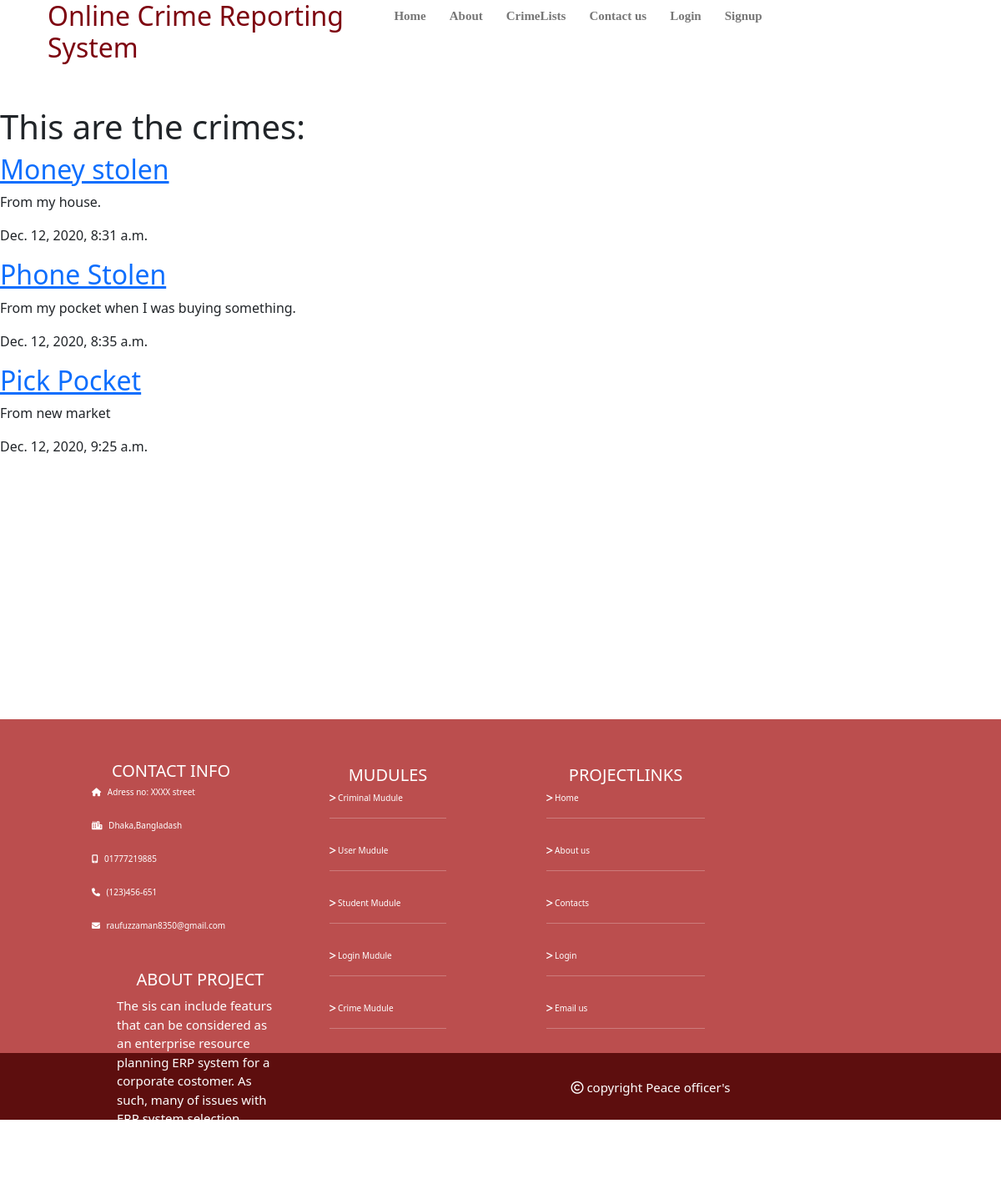
Page /crimelist on the committed database.
### CrimeReportingSystem/models.py (models this page shows, shortened)
class Crimelist (models.Model):
    crimename = models.CharField(max_length=200)
    cdes = models.TextField()
    date = models.DateTimeField(auto_now_add=True)
    creator = models.ForeignKey(User, default=None , on_delete=models.CASCADE)

### CrimeReportingSystem/views.py (the view)
# urls.py: path('crimelist', views.Crimes, name='crimelist'),
def Crimes(request):
    cl = Crimelist.objects.all().order_by('date')
    return render(request, 'CrimeReportingSystem/crimelist.html', {'cl': cl})

### CrimeReportingSystem/templates/CrimeReportingSystem/crimelist.html (shortened to what this page needs)
{% load static %}
<link href="https://cdn.jsdelivr.net/npm/bootstrap@5.0.0-beta1/dist/css/bootstrap.min.css" rel="stylesheet">
<html>
	<head>
		<link rel="stylesheet"  href="{%  static  'css/style.css'  %}">
	</head>
	<body>
		<header class="header" >
			<div class= "container">
				<div class="name" >
				<h2 id="topname">Online Crime Reporting System</h2>
				</div>
				<div class="nav">
					<ul class="navitem">
						<li> <a href="/homepage">Home </a> </li>
						<li> <a href="About.html">About</a> </li>
						<li> <a href="/crimelist">CrimeLists</a> </li>
						<li><a href="#"> Contact us</a> </li>
						{% if user.is_authenticated %}
						<li>
							<form class="logout-link" action="/logout" method="post">
								{% csrf_token %}
								<button type="submit">Logout</button>
							</form>
						</li>
						<li><a href="/add" class="highlight">AddCrime</a> </li>
						{% else %}
						<li><a href="/login">Login</a> </li>
						<li> <a href="/signup">Signup</a> </li>
						{% endif %}
					</ul>
				</div>
			</div>
			<br>
			<br>
			<h1>This are the crimes:</h1>
			<div class="crimes">
				{% for crime in cl %}
				<div class="crime">
					<h2><a href="#">{{ crime.crimename }}</a></h2>
					<p>{{ crime.cdes }}</p>
					<p>{{ crime.date }}</p>
				</div>
				{% endfor %}
			</div>
			<br>
			</header>
		<section>
<br>
			<br>
			<br>
<br>
<br>
<br>
<br>
<br>
<br>
<br>
<br>
<br>
<br>
			<br>
			<br>
			<br>
			<br>
			<br>
			<br>
			<br>
			<br>
			<br>
			<br>
		</section>
	<section style= "background-color:#bb4e4e" >
			<div class="section3container">
					<div class="contactinfo">
					<h2> Contact info </h2>
				<i class="fas fa-home"></i><span> Adress no: XXXX street</Span> <br><br><br>
				<i class="fas fa-city"></i><span> Dhaka,Bangladash</Span> <br><br><br>
				<i class="fas fa-mobile-alt"></i><span> 01777219885</Span> <br><br><br>
				<i class="fas fa-phone"></i><span> (123)456-651</Span><br><br><br>
				<i class="fas fa-envelope"></i><span> raufuzzaman8350@gmail.com</Span><br>
				</div>
				<div class="mudules">
					<h2> mudules </h2>
				<i class="fas fa-greater-than"></i> <a href="#"> Criminal Mudule </a> <hr> <br>
				<i class="fas fa-greater-than"></i><a href="#"> User Mudule </a><hr><br>
				<i class="fas fa-greater-than"></i><a href="#"> Student Mudule </a><hr><br>
				<i class="fas fa-greater-than"></i><a href="#"> Login Mudule </a><hr><br>
				<i class="fas fa-greater-than"></i><a href="#"> Crime Mudule </a><hr><br>
				</div>
				<div class="projectlinks">
					<h2> Projectlinks </h2>
				<i class="fas fa-greater-than"></i><a href="#"> Home  </a> <hr> <br>
				<i class="fas fa-greater-than"></i><a href="#"> About us </a> <hr> <br>
				<i class="fas fa-greater-than"></i><a href="#"> Contacts </a> <hr> <br>
				<i class="fas fa-greater-than"></i><a href="#"> Login </a> <hr> <br>
				<i class="fas fa-greater-than"></i><a href="#"> Email us </a> <hr> <br>
				</div>
				<div class="aboutproject">
				<h2> about project </h2>
				<p> The sis can include featurs that can be considered
				as an enterprise resource planning ERP system for a corporate costomer.
				As such, many of issues with ERP system selection methodology,implementation and
				operation of a EPR system apply too
				</p>
				</div>
			</div>
		</section>
	<footer style="background-color:#5d0e0e;">
	 <div class=" footer">
	 <i class="far fa-copyright"></i> <span>copyright Peace officer's </span>
	</div>
	</footer>
	</body>
</html>

### CrimeReportingSystem/static/css/style.css (style rules this page uses)
* { margin:0 px; padding: 0px; box-sizing: border-box; }
.header { display: grid; width:100%; height: 60px; }
.container { width: 1110px; height: 80px; margin: auto; }
.name { color: #7d030f; width: 33%; height: 80px; float: left; }
.nav { width: 61%; height: 80px; float: left; }
.navitem { justify-self: end; }
.navitem li { display: inline-block; float: left; padding-top: 8px; }
.navitem li a { text-decoration: none; margin-left: 22px; padding: 3px; color:#777777; font-family: "Times New Roman", Times, serif; font-size: 15px; font-weight: 600; text-align: center; }
.section3container { width: 90%; height:400px; margin: auto; margin-top:250px; }
.contactinfo { color:white; padding:30px; width: 250px; height: 80px; float: left; margin: 20px; margin-right: 60px; font-size: 10px; }
.contactinfo h2 { text-align: center; font-size: 20px; text-transform: uppercase; }
.contactinfo span { margin-bottom: 5px; padding: 5px; line-height: 2px; text-align: center; }
.mudules { color:white; margin-top: 50px; padding:5px; width: 150px; height: 200px; float: left; font-size: 10px; }
.mudules h2 { text-align: center; font-size: 20px; text-transform: uppercase; }
.mudules a { text-decoration: none; color: white; }
.projectlinks { color:white; margin-top: 50px; margin-left: 110px; padding:5px; width: 200px; height: 200px; float: left; font-size: 10px; }
.projectlinks h2 { text-align: center; font-size: 20px; text-transform: uppercase; }
.projectlinks a { text-decoration: none; color: white; }
.aboutproject { color: white; padding: 20px; width: 240px; height: 200px; float: left; margin-top: 30px; margin-left: 60px; font-size: 15px }
.aboutproject h2 { text-align: center; font-size: 20px; text-transform: uppercase; }
.aboutproject p { text-align: left; font-size: 10px: }
.footer { text-align: center; color: white; width: 100%; height: 80px; padding-left: 150px; padding-top: 30px; font-size: 15px; }

### rows in the picture
Crimelist: crimename "Money stolen", cdes "From my house.", date "Dec. 12, 2020, 8:31 a.m."
Crimelist: crimename "Phone Stolen", cdes "From my pocket when I was buying something.", date "Dec. 12, 2020, 8:35 a.m."
Crimelist: crimename "Pick Pocket", cdes "From new market", date "Dec. 12, 2020, 9:25 a.m."
